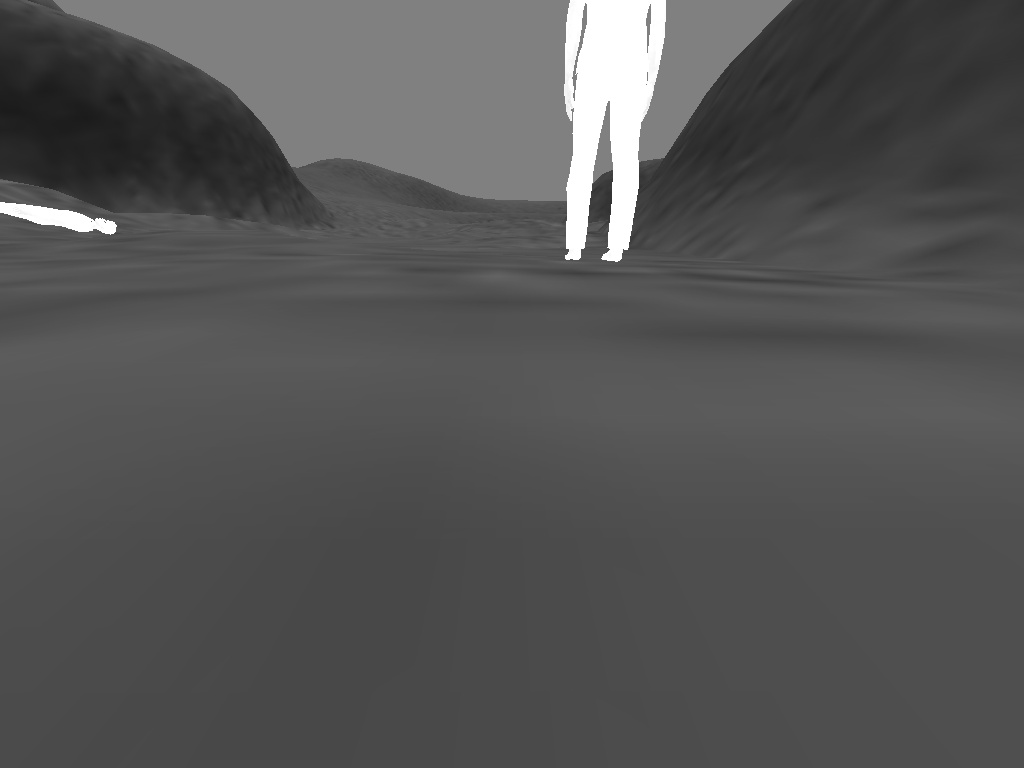
#> input picture TDF-Vision/hector/src/opencv_detection/images/thermal_imgs/left0000.jpg, 1024 x 768 px, found by its file name
$ python boundingbox.py
#> lines starting #> are read from the running program, lines starting #| are printed output that depends on the picture; after the words box and inside, x2 and y2 are one past the last pixel; in counts of white or black regions, pixels touching at a corner belong together
import cv2
import matplotlib.pyplot as plt

img = cv2.imread('/home/alex/hector_ws/src/opencv_detection/images/thermal_imgs/left0000.jpg')
#> img is the input picture: shape (768, 1024, 3); min 27, max 255, mean 84.7
#original = img.copy()
original = cv2.imread('/home/alex/hector_ws/src/opencv_detection/images/rgb_imgs/left0000.jpg')
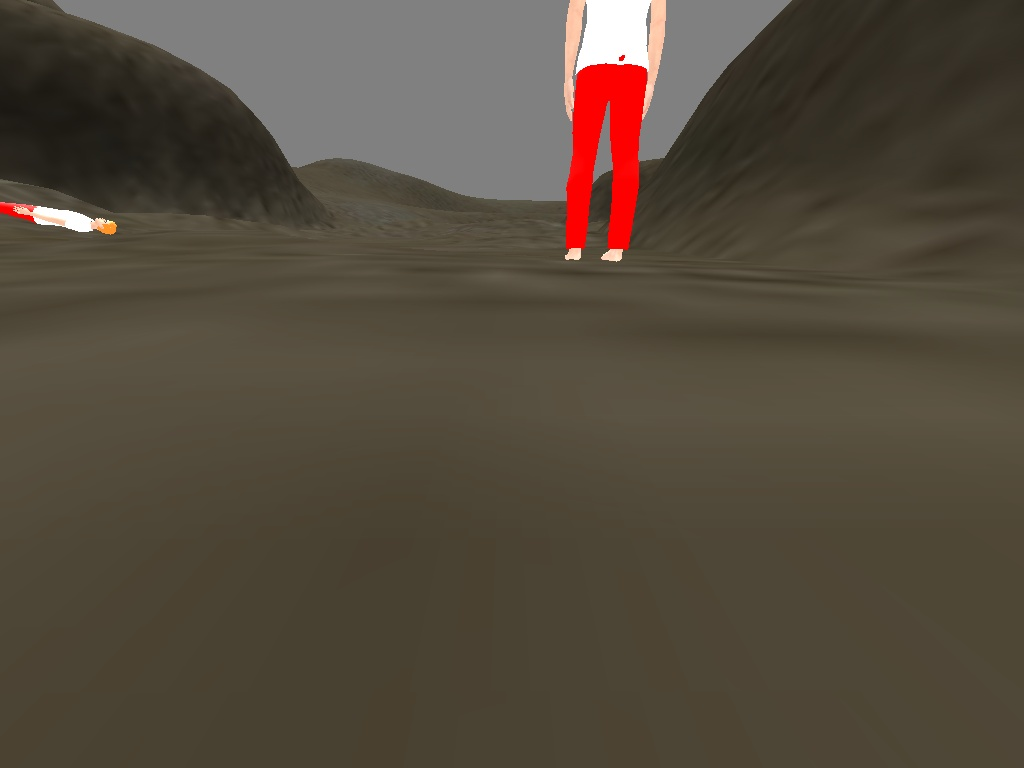
#> input picture TDF-Vision/hector/src/opencv_detection/images/rgb_imgs/left0000.jpg, 1024 x 768 px, found by its file name
#> original is the input picture: shape (768, 1024, 3); mean B, G, R 61.3, 74.9, 84.6
# cv2.imshow('image', img)
# cv2.waitKey()
img = cv2.cvtColor(img, cv2.COLOR_BGR2RGB)
# Elegimos el umbral del dron
umbral_bajo = (230, 230,230)
umbral_alto = (255,255,255)
# hacemos la mask y filtramos en la original
mask = cv2.inRange(img, umbral_bajo, umbral_alto)
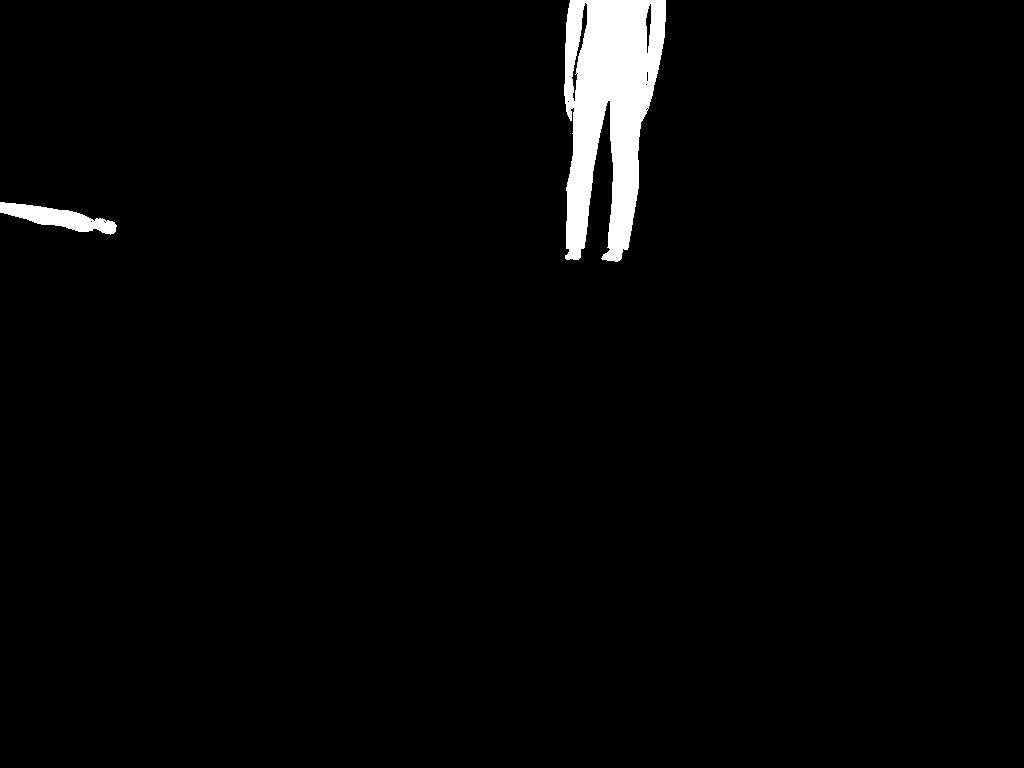
#> mask: shape (768, 1024); 2.4% white; 2 white regions
res = cv2.bitwise_and(img, img, mask=mask)

# [5 lines of commented-out code are left out]


cnts = cv2.findContours(mask, cv2.RETR_EXTERNAL, cv2.CHAIN_APPROX_SIMPLE)
#> cnts = 2 contours; box (x1, y1, x2, y2) and area: (564, 0, 666, 262) 17298, (0, 202, 117, 235) 1620
print(len(cnts))
#| 2
# [6 lines of commented-out code are left out]

cnts = cnts[1]
#> cnts = [[1, -1, -1, -1], [-1, 0, -1, -1]]
print(len(cnts))
#| 1

for c in range(len(cnts)):
#> (the run stopped early here; a loop or call above may not have finished)
